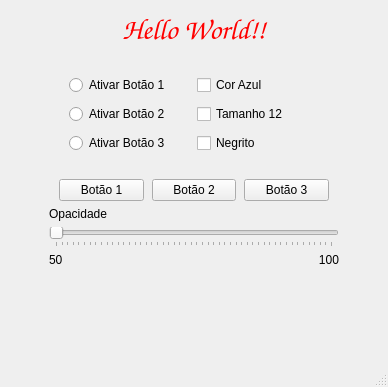
<?xml version="1.0" encoding="UTF-8"?>
<ui version="4.0">
 <class>MainWindow</class>
 <widget class="QMainWindow" name="MainWindow">
  <property name="windowModality">
   <enum>Qt::NonModal</enum>
  </property>
  <property name="geometry">
   <rect>
    <x>0</x>
    <y>0</y>
    <width>388</width>
    <height>387</height>
   </rect>
  </property>
  <property name="baseSize">
   <size>
    <width>385</width>
    <height>385</height>
   </size>
  </property>
  <property name="windowTitle">
   <string>MainWindow</string>
  </property>
  <widget class="QWidget" name="centralwidget">
   <property name="enabled">
    <bool>true</bool>
   </property>
   <property name="sizePolicy">
    <sizepolicy hsizetype="Expanding" vsizetype="Expanding">
     <horstretch>0</horstretch>
     <verstretch>0</verstretch>
    </sizepolicy>
   </property>
   <layout class="QGridLayout" name="gridLayout_2">
    <item row="0" column="0">
     <layout class="QHBoxLayout" name="horizontalLayout_2">
      <property name="bottomMargin">
       <number>10</number>
      </property>
      <item>
       <spacer name="horizontalSpacer_3">
        <property name="orientation">
         <enum>Qt::Horizontal</enum>
        </property>
        <property name="sizeType">
         <enum>QSizePolicy::Minimum</enum>
        </property>
        <property name="sizeHint" stdset="0">
         <size>
          <width>40</width>
          <height>20</height>
         </size>
        </property>
       </spacer>
      </item>
      <item>
       <layout class="QVBoxLayout" name="verticalLayout">
        <item>
         <widget class="QLabel" name="label">
          <property name="sizePolicy">
           <sizepolicy hsizetype="Minimum" vsizetype="Fixed">
            <horstretch>0</horstretch>
            <verstretch>0</verstretch>
           </sizepolicy>
          </property>
          <property name="minimumSize">
           <size>
            <width>0</width>
            <height>40</height>
           </size>
          </property>
          <property name="font">
           <font>
            <family>Comic Sans MS</family>
            <pointsize>22</pointsize>
           </font>
          </property>
          <property name="styleSheet">
           <string notr="true">color:rgb(255, 0, 0);</string>
          </property>
          <property name="text">
           <string>Hello World!!</string>
          </property>
          <property name="alignment">
           <set>Qt::AlignCenter</set>
          </property>
         </widget>
        </item>
        <item>
         <spacer name="verticalSpacer">
          <property name="orientation">
           <enum>Qt::Vertical</enum>
          </property>
          <property name="sizeType">
           <enum>QSizePolicy::Fixed</enum>
          </property>
          <property name="sizeHint" stdset="0">
           <size>
            <width>20</width>
            <height>20</height>
           </size>
          </property>
         </spacer>
        </item>
        <item>
         <layout class="QGridLayout" name="gridLayout">
          <property name="verticalSpacing">
           <number>9</number>
          </property>
          <item row="1" column="1">
           <widget class="QRadioButton" name="radio2">
            <property name="sizePolicy">
             <sizepolicy hsizetype="Expanding" vsizetype="Fixed">
              <horstretch>0</horstretch>
              <verstretch>0</verstretch>
             </sizepolicy>
            </property>
            <property name="text">
             <string>Ativar Botão 2</string>
            </property>
           </widget>
          </item>
          <item row="2" column="1">
           <widget class="QRadioButton" name="radio3">
            <property name="text">
             <string>Ativar Botão 3</string>
            </property>
           </widget>
          </item>
          <item row="2" column="2">
           <widget class="QCheckBox" name="chkBold">
            <property name="text">
             <string>Negrito</string>
            </property>
           </widget>
          </item>
          <item row="1" column="0">
           <spacer name="horizontalSpacer">
            <property name="orientation">
             <enum>Qt::Horizontal</enum>
            </property>
            <property name="sizeType">
             <enum>QSizePolicy::Minimum</enum>
            </property>
            <property name="sizeHint" stdset="0">
             <size>
              <width>20</width>
              <height>20</height>
             </size>
            </property>
           </spacer>
          </item>
          <item row="1" column="3">
           <spacer name="horizontalSpacer_2">
            <property name="orientation">
             <enum>Qt::Horizontal</enum>
            </property>
            <property name="sizeType">
             <enum>QSizePolicy::Minimum</enum>
            </property>
            <property name="sizeHint" stdset="0">
             <size>
              <width>20</width>
              <height>20</height>
             </size>
            </property>
           </spacer>
          </item>
          <item row="0" column="1">
           <widget class="QRadioButton" name="radio1">
            <property name="text">
             <string>Ativar Botão 1</string>
            </property>
           </widget>
          </item>
          <item row="0" column="2">
           <widget class="QCheckBox" name="chkBlue">
            <property name="sizePolicy">
             <sizepolicy hsizetype="Minimum" vsizetype="Fixed">
              <horstretch>0</horstretch>
              <verstretch>0</verstretch>
             </sizepolicy>
            </property>
            <property name="text">
             <string>Cor Azul</string>
            </property>
           </widget>
          </item>
          <item row="1" column="2">
           <widget class="QCheckBox" name="chkTam">
            <property name="sizePolicy">
             <sizepolicy hsizetype="Expanding" vsizetype="Fixed">
              <horstretch>0</horstretch>
              <verstretch>0</verstretch>
             </sizepolicy>
            </property>
            <property name="text">
             <string>Tamanho 12</string>
            </property>
           </widget>
          </item>
         </layout>
        </item>
        <item>
         <layout class="QHBoxLayout" name="horizontalLayout">
          <property name="spacing">
           <number>8</number>
          </property>
          <property name="leftMargin">
           <number>10</number>
          </property>
          <property name="topMargin">
           <number>20</number>
          </property>
          <property name="rightMargin">
           <number>10</number>
          </property>
          <item>
           <widget class="QPushButton" name="btn1">
            <property name="text">
             <string>Botão 1</string>
            </property>
           </widget>
          </item>
          <item>
           <widget class="QPushButton" name="btn2">
            <property name="text">
             <string>Botão 2</string>
            </property>
           </widget>
          </item>
          <item>
           <widget class="QPushButton" name="btn3">
            <property name="text">
             <string>Botão 3</string>
            </property>
           </widget>
          </item>
         </layout>
        </item>
        <item>
         <widget class="QLabel" name="label_2">
          <property name="sizePolicy">
           <sizepolicy hsizetype="Preferred" vsizetype="Fixed">
            <horstretch>0</horstretch>
            <verstretch>0</verstretch>
           </sizepolicy>
          </property>
          <property name="text">
           <string>Opacidade</string>
          </property>
          <property name="alignment">
           <set>Qt::AlignBottom|Qt::AlignLeading|Qt::AlignLeft</set>
          </property>
         </widget>
        </item>
        <item>
         <widget class="QSlider" name="slider">
          <property name="sizePolicy">
           <sizepolicy hsizetype="Minimum" vsizetype="Fixed">
            <horstretch>0</horstretch>
            <verstretch>0</verstretch>
           </sizepolicy>
          </property>
          <property name="minimum">
           <number>50</number>
          </property>
          <property name="orientation">
           <enum>Qt::Horizontal</enum>
          </property>
          <property name="tickPosition">
           <enum>QSlider::TicksBelow</enum>
          </property>
          <property name="tickInterval">
           <number>1</number>
          </property>
         </widget>
        </item>
        <item>
         <layout class="QHBoxLayout" name="horizontalLayout_3">
          <item>
           <widget class="QLabel" name="label_3">
            <property name="text">
             <string>50</string>
            </property>
            <property name="alignment">
             <set>Qt::AlignLeading|Qt::AlignLeft|Qt::AlignTop</set>
            </property>
           </widget>
          </item>
          <item>
           <widget class="QLabel" name="label_4">
            <property name="text">
             <string>100</string>
            </property>
            <property name="alignment">
             <set>Qt::AlignRight|Qt::AlignTop|Qt::AlignTrailing</set>
            </property>
           </widget>
          </item>
         </layout>
        </item>
       </layout>
      </item>
      <item>
       <spacer name="horizontalSpacer_4">
        <property name="orientation">
         <enum>Qt::Horizontal</enum>
        </property>
        <property name="sizeType">
         <enum>QSizePolicy::Minimum</enum>
        </property>
        <property name="sizeHint" stdset="0">
         <size>
          <width>40</width>
          <height>20</height>
         </size>
        </property>
       </spacer>
      </item>
     </layout>
    </item>
   </layout>
  </widget>
  <widget class="QMenuBar" name="menubar">
   <property name="geometry">
    <rect>
     <x>0</x>
     <y>0</y>
     <width>388</width>
     <height>21</height>
    </rect>
   </property>
  </widget>
  <widget class="QStatusBar" name="statusbar"/>
 </widget>
 <resources/>
 <connections/>
</ui>
